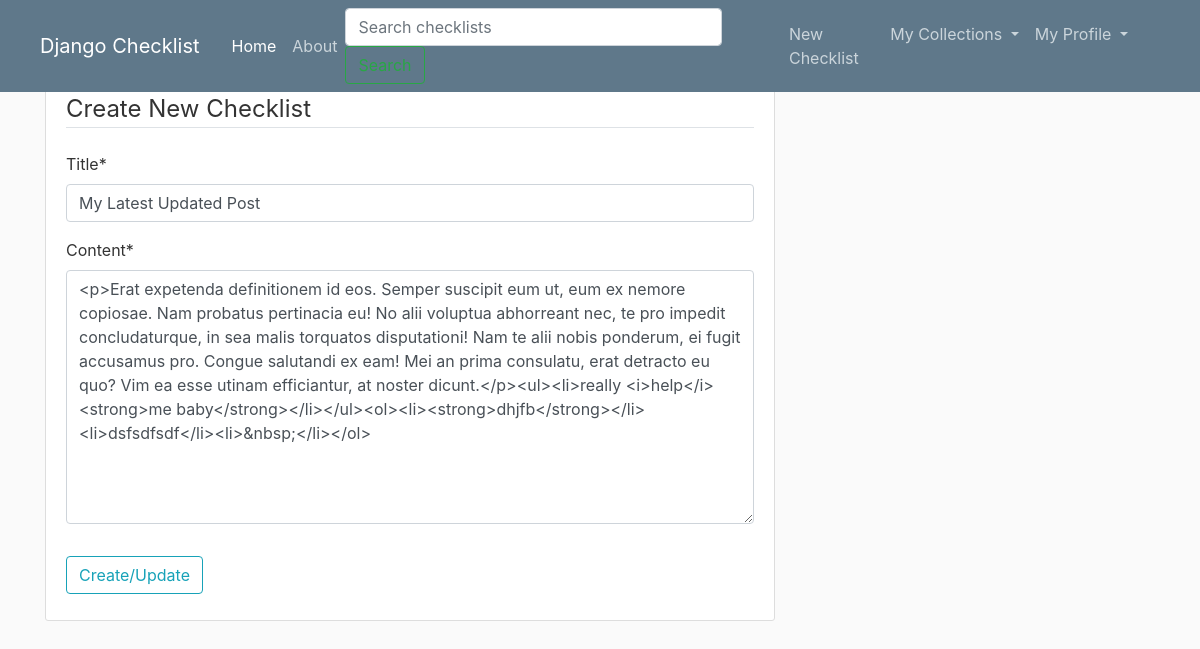
Screenshot of /checklist/30/update/ (signed in) with the database file from the repository.
### checklist/models.py (models this page shows, shortened)
class Checklist(models.Model):
	title = models.CharField(max_length=100)
	content = RichTextField()
	date_posted = models.DateTimeField(default=timezone.now)
	author = models.ForeignKey(User, on_delete = models.CASCADE)
	visibility = models.IntegerField(default=0)

### checklist/views.py (the view, shortened to what this page needs)
# urls.py: path('checklist/<int:pk>/update/', ChecklistUpdateView.as_view(), name='checklist-update'),
class ChecklistUpdateView(LoginRequiredMixin, UserPassesTestMixin, UpdateView):
	model = Checklist
	fields = ['title', 'content']
	def test_func(self):
		checklist = self.get_object()
		return (self.request.user == checklist.author)

### checklist/templates/checklist/checklist_form.html (shortened to what this page needs)
{% extends "checklist/base.html" %}
{% block content %}
	<div class="content-section">
		<form method="POST" name="myform" novalidate>
			<fieldset class="form-group" >
				<legend class="border-bottom mb-4">Create New Checklist</legend>
				{{ form|crispy }}
			</fieldset>
			<div class="form-group">
				<button class="btn btn-outline-info" type="submit">Create/Update</button>
			</div>
		</form>
	</div>
{% endblock %}

### checklist/static/checklist/main.css (style rules this page uses)
body { background: #fafafa; color: #333333; margin-top: 5rem; }
.content-section { background: #ffffff; padding: 10px 20px; border: 1px solid #dddddd; border-radius: 3px; margin-bottom: 20px; }

### rows the page displays
Checklist: title "My Latest Updated Post", content "<p>Erat expetenda definitionem id eos. Semper suscipit eum ut, eum ex nemore copiosae. Nam probatus pertinacia eu! No alii voluptua abhorreant nec, te pro impedit concludaturque, in sea malis torquatos disputationi! Nam te alii nobis ponderum, ei fugit accusamus pro. Congue salutandi ex eam! Mei an prima consulatu, erat detracto eu quo? Vim ea esse utinam efficiantur, at noster dicunt.</p><ul><li>really <i>help</i> <strong>me baby</strong></li></ul><ol><li><strong>dhjfb</strong></li><li>dsfsdfsdf</li><li>&nbsp;</li></ol>"
